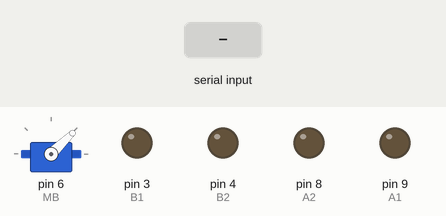
This sketch was run on a simulated Arduino Uno, built with avr-gcc and run on an emulated ATmega328P. Parts: servo, output pins drawn as LEDs (lit = HIGH). The test bench sets the inputs (shaded band).

Above: at 6.2 s.
6.3 s: "1" received over the second serial link
At 6.7 s:
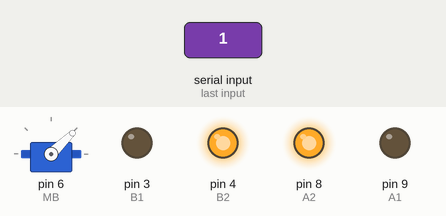
7.9 s: "2" received over the second serial link
At 9.1 s:
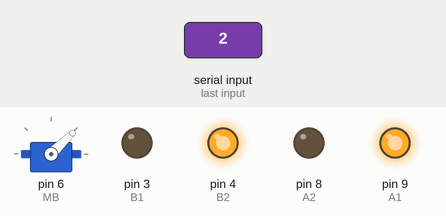
9.5 s: "3" received over the second serial link
At 10.3 s:
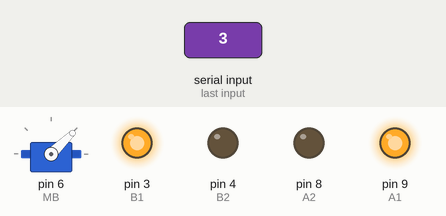
11.1 s: "4" received over the second serial link
At 11.5 s:
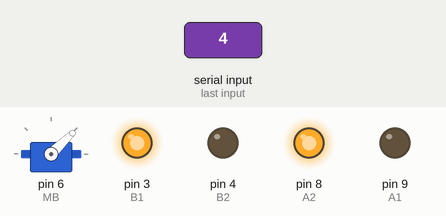
12.7 s: "9" received over the second serial link
At 14.0 s:
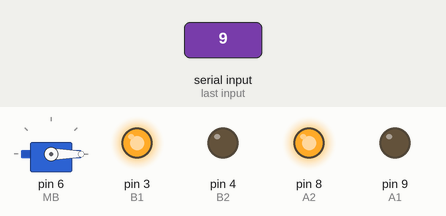
14.3 s: "0" received over the second serial link
At 15.2 s:
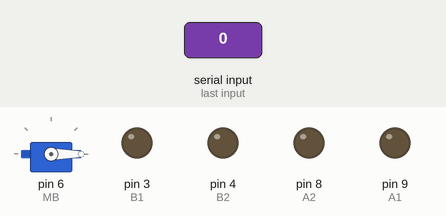
Timing chart, 0 to 16.9 s (numbered marks = the images above; inputs shaded):
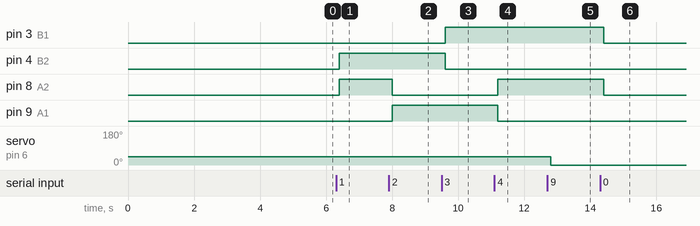

Measured:
- after the input at 6.3 s, pin 4 (B2), pin 8 (A2): LOW → HIGH after 0.10 s
- after the input at 7.9 s, pin 8 (A2): HIGH → LOW after 0.10 s; pin 9 (A1): LOW → HIGH after 0.10 s
- after the input at 9.5 s, pin 3 (B1): LOW → HIGH after 0.10 s; pin 4 (B2): HIGH → LOW after 0.10 s
- after the input at 11.1 s, pin 8 (A2): LOW → HIGH after 0.10 s; pin 9 (A1): HIGH → LOW after 0.10 s
- after the input at 12.7 s, servo on pin 6 (MB): 44° → 0° after 0.10 s
- after the input at 14.3 s, pin 3 (B1), pin 8 (A2): HIGH → LOW after 0.10 s

The sketch:

SM4SHING_CAR.ino
```cpp
#include <SoftwareSerial.h>
SoftwareSerial BT05(0,1);
char Dato;

#define A1 9
#define A2 8
#define B1 3
#define B2 4

#include <Servo.h>
Servo MB;

void setup() {

  BT05.begin(9600);

  pinMode(A1, OUTPUT); // Asignamos Pines como salidas ' 1 = OUTPUT ; 0 = INPUT '
  pinMode(A2, OUTPUT);
  pinMode(B1, OUTPUT);
  pinMode(B2, OUTPUT);

  MB.attach(6);
  MB.writeMicroseconds(1000);
  delay(5000);
}

void loop() {

  /*if(BT05.available()){        // lee el bluetooth y almacena en estado */
  Dato = BT05.read();  // Dato leera los comando que enviemos a BT
  delay(100);
  /*} */

  if(Dato == '0')  // Detenido
  {
    digitalWrite(A1, LOW);
    digitalWrite(A2, LOW);
    digitalWrite(B1, LOW);
    digitalWrite(B2, LOW);
  }

  if(Dato == '1')  // Adelante
  {
    digitalWrite(A1, LOW);
    digitalWrite(A2, HIGH);
    digitalWrite(B1, LOW);
    digitalWrite(B2, HIGH);
  }

  if(Dato == '2')  // Derecha
  {
    digitalWrite(A1, HIGH);
    digitalWrite(A2, LOW);
    digitalWrite(B1, LOW);
    digitalWrite(B2, HIGH);
  }

   if(Dato == '3')  // Atras
  {
    digitalWrite(A1, HIGH);
    digitalWrite(A2, LOW);
    digitalWrite(B1, HIGH);
    digitalWrite(B2, LOW);
  }

  if(Dato == '4')  // Izquierda
  {
    digitalWrite(A1, LOW);
    digitalWrite(A2, HIGH);
    digitalWrite(B1, HIGH);
    digitalWrite(B2, LOW);
  }

  if(Dato == '8')  // Motor Brushless activo
  {
    MB.write(55);
  }

  if(Dato == '9')  // Motor Brushless activo
  {
    MB.write(0);
  }
}
```
